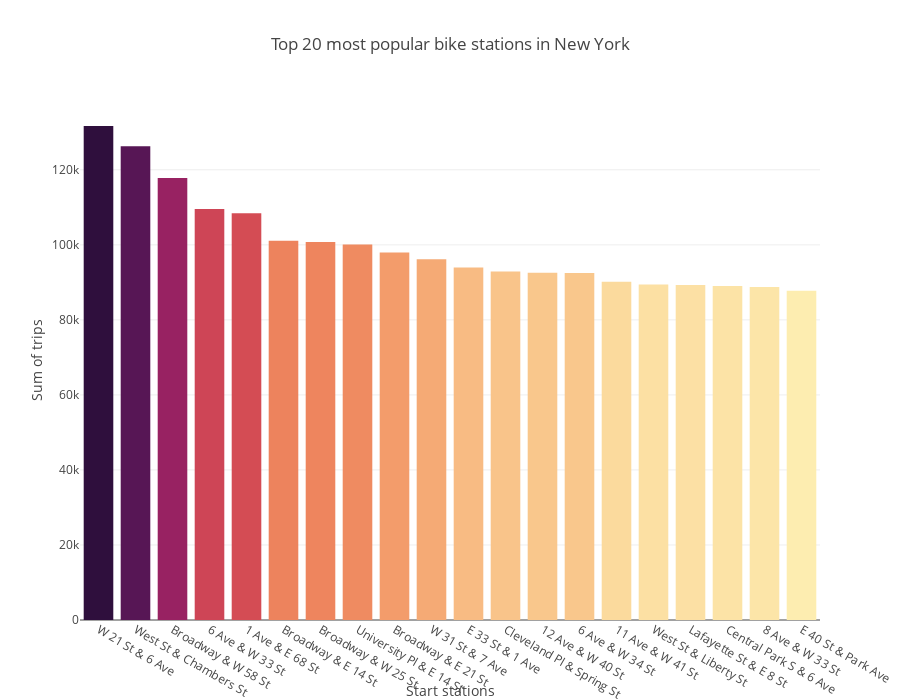

This figure's notebook cell:
### Code cell
## Bar chart

fig.update_layout(
    title = 'Top 20 most popular bike stations in New York',
    xaxis_title = 'Start stations',
    yaxis_title ='Sum of trips',
    width = 900, height = 700)

### Figure 1 — Plotly figure (JSON) as saved in the notebook; plotly's stock layout.template omitted (floating-point values rounded to 4 significant figures)
{"data": [{"marker": {"color": [131679, 126290, 117797, 109542, 108412, 101115, 100784, 100089, 97958, 96157, 93955, 92880, 92550, 92487, 90159, 89417, 89318, 89062, 88789, 87752], "colorscale": [[0, "rgb(253, 237, 176)"], [0.09091, "rgb(250, 205, 145)"], [0.1818, "rgb(246, 173, 119)"], [0.2727, "rgb(240, 142, 98)"], [0.3636, "rgb(231, 109, 84)"], [0.4545, "rgb(216, 80, 83)"], [0.5455, "rgb(195, 56, 90)"], [0.6364, "rgb(168, 40, 96)"], [0.7273, "rgb(138, 29, 99)"], [0.8182, "rgb(107, 24, 93)"], [0.9091, "rgb(76, 21, 80)"], [1, "rgb(47, 15, 61)"]]}, "type": "bar", "x": ["W 21 St & 6 Ave", "West St & Chambers St", "Broadway & W 58 St", "6 Ave & W 33 St", "1 Ave & E 68 St", "Broadway & E 14 St", "Broadway & W 25 St", "University Pl & E 14 St", "Broadway & E 21 St", "W 31 St & 7 Ave", "E 33 St & 1 Ave", "Cleveland Pl & Spring St", "12 Ave & W 40 St", "6 Ave & W 34 St", "11 Ave & W 41 St", "West St & Liberty St", "Lafayette St & E 8 St", "Central Park S & 6 Ave", "8 Ave & W 33 St", "E 40 St & Park Ave"], "y": [131679, 126290, 117797, 109542, 108412, 101115, 100784, 100089, 97958, 96157, 93955, 92880, 92550, 92487, 90159, 89417, 89318, 89062, 88789, 87752]}], "layout": {"height": 700, "title": {"text": "Top 20 most popular bike stations in New York"}, "width": 900, "xaxis": {"title": {"text": "Start stations"}}, "yaxis": {"title": {"text": "Sum of trips"}}}}
